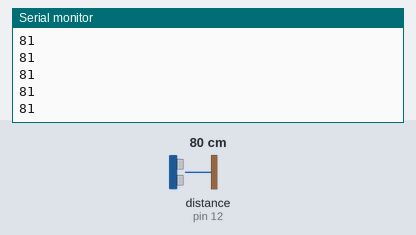
Recording of a sketch running on a simulated Arduino Uno, built with avr-gcc and run on an emulated ATmega328P. Shown: the last lines printed to the serial monitor. The inputs (shaded band) are chosen by the test bench; at power-on: distance to the obstacle (sensor on pin 12) 80 cm. The echo pulse lasts 58.3 µs per cm.

Above: at 1.2 s.
1.3 s: distance to the obstacle (sensor on pin 12) set to 2 cm
At 1.71 s:
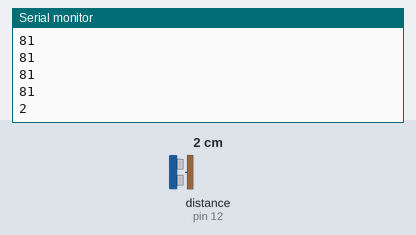
2.8 s: distance to the obstacle (sensor on pin 12) set to 4 cm
At 2.97 s:
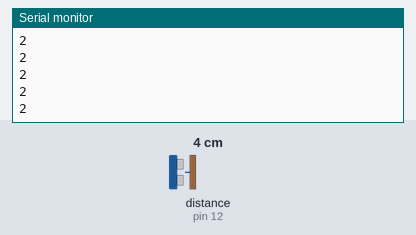
Timing chart, 0 to 5.8 s (numbered marks = the images above; inputs shaded):
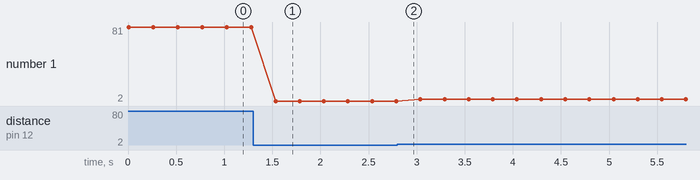

Measured:
- after the input at 1.3 s, the serial monitor: prints a new line after 0.23 s (image 1)
- plotted number 1: 81 → 2 after the input at 1.3 s, 2 → 4 after the input at 2.8 s

The sketch:

ultrasonic_sensor.ino
```cpp
#include <NewPing.h>

const int TriggerPin = 11;
const int EchoPin = 12;

NewPing sonar(TriggerPin, EchoPin, 100);

void setup() {
  Serial.begin(9600);
}

void loop() {
  int cm = sonar.ping_cm();
  Serial.println(cm);
  delay(250);
}
```
